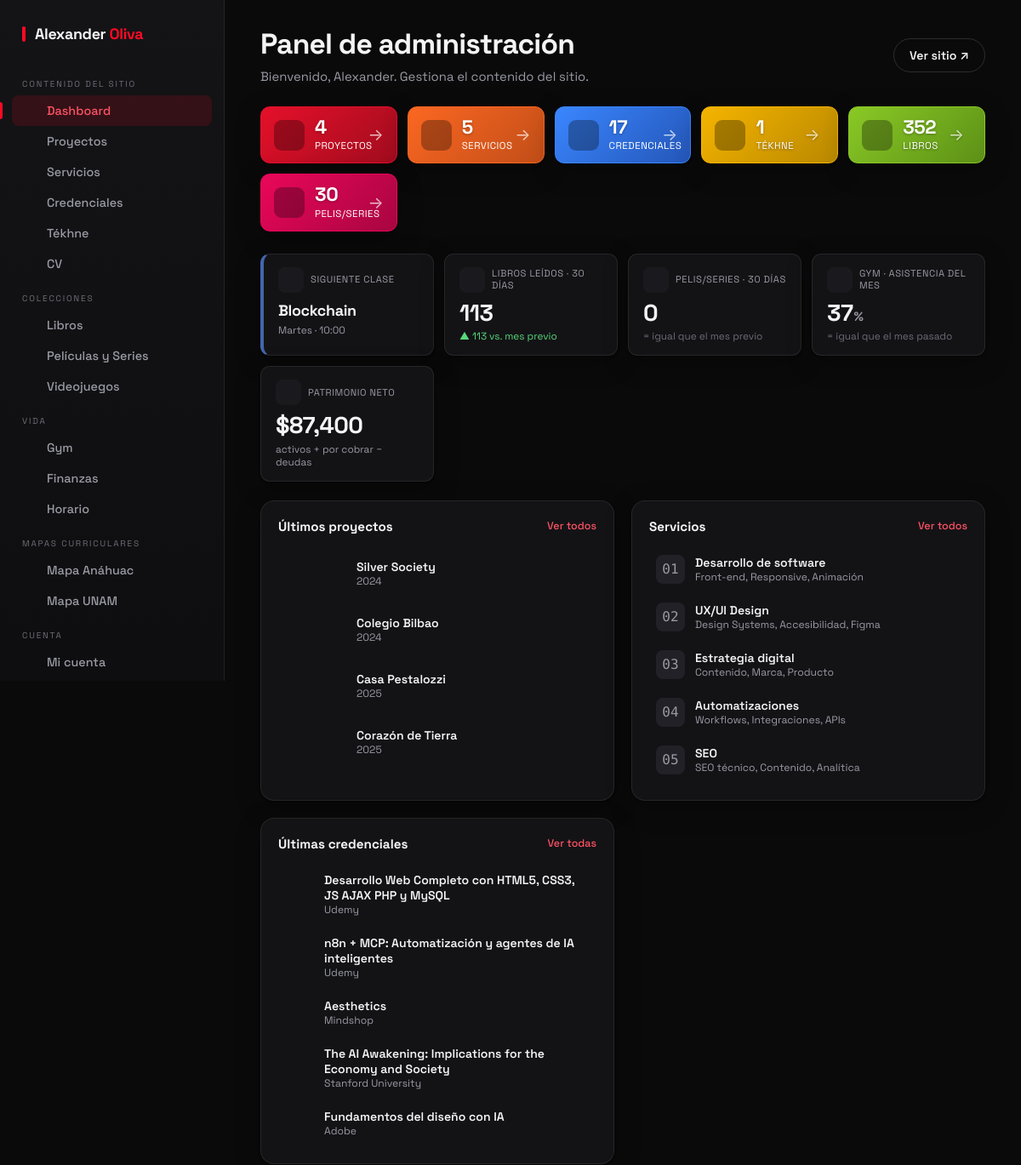
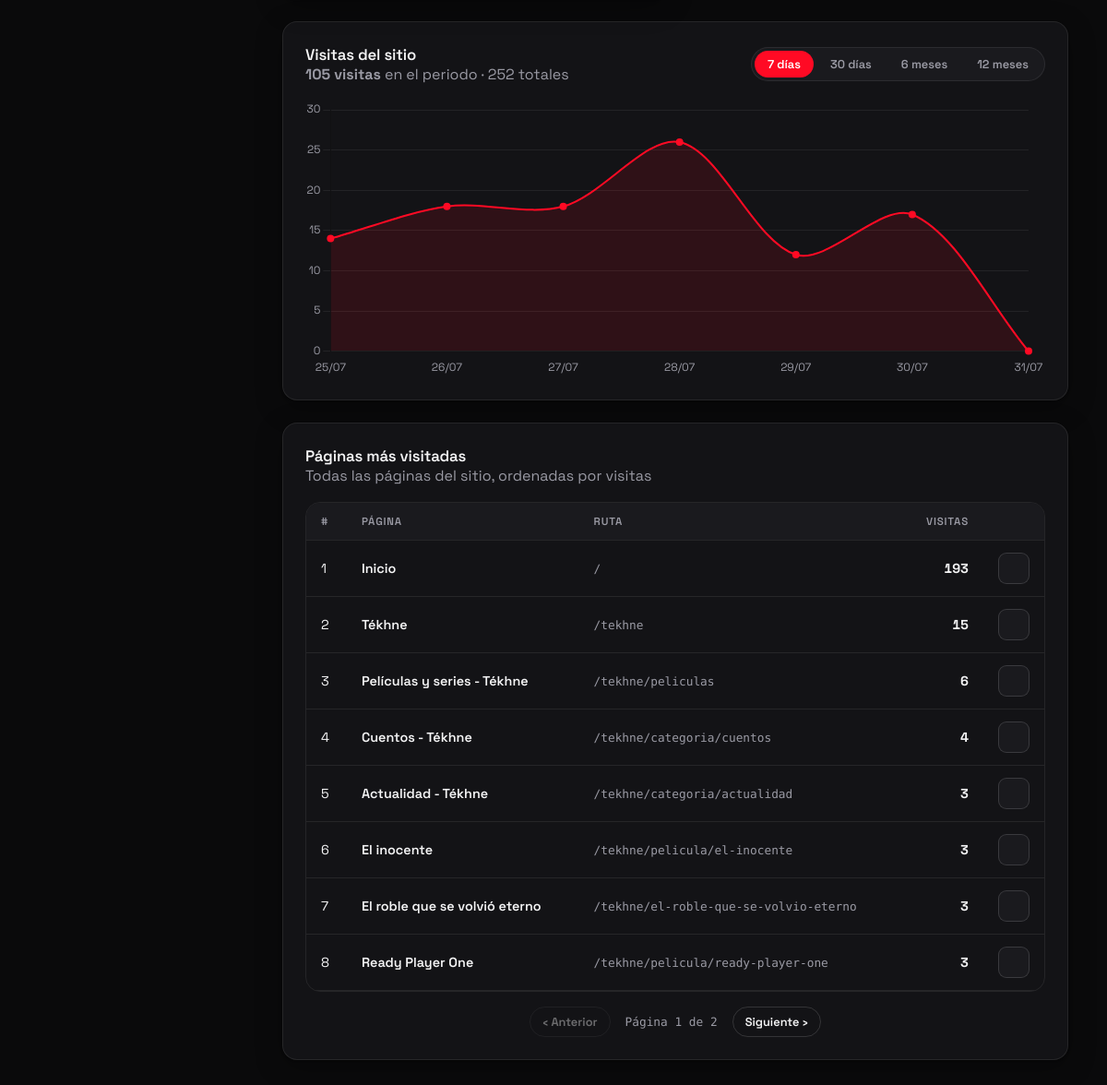
Page /admin (signed in) on the committed database (2 pictures, top to bottom).
### tables this page shows
CREATE TABLE proyectos (
    id          INT AUTO_INCREMENT PRIMARY KEY,
    titulo      VARCHAR(120) NOT NULL,
    slug        VARCHAR(180) NULL,
    anio        VARCHAR(10)  NULL,
    img         VARCHAR(160) NOT NULL,
    descripcion TEXT         NULL,
    orden       INT          NOT NULL DEFAULT 0,
    creado      TIMESTAMP    DEFAULT CURRENT_TIMESTAMP
);

CREATE TABLE servicios (
    id          INT AUTO_INCREMENT PRIMARY KEY,
    num         VARCHAR(4)   NOT NULL,
    titulo      VARCHAR(120) NOT NULL,
    descripcion TEXT         NOT NULL,
    tags        VARCHAR(255) NULL,
    orden       INT          NOT NULL DEFAULT 0
);

CREATE TABLE credenciales (
    id          INT AUTO_INCREMENT PRIMARY KEY,
    logo        VARCHAR(160) NOT NULL,
    alt         VARCHAR(120) NULL,
    anio        INT          NULL,
    titulo      VARCHAR(160) NOT NULL,
    institucion VARCHAR(120) NULL,
    orden       INT          NOT NULL DEFAULT 0
);

CREATE TABLE visitas_pagina (
    id          INT AUTO_INCREMENT PRIMARY KEY,
    ruta        VARCHAR(191) NOT NULL UNIQUE,
    titulo      VARCHAR(200) NOT NULL DEFAULT '',
    total       INT          NOT NULL DEFAULT 0,
    actualizado TIMESTAMP    NOT NULL DEFAULT CURRENT_TIMESTAMP ON UPDATE CURRENT_TIMESTAMP
);

### views/admin/dashboard.php (the view, shortened to what the rows shown need)
<div class="admin-head">
    <div>
        <h1>Panel de administración</h1>
    </div>
</div>
    <?php echo icono('proyectos'); ?><?php echo $resumen['proyectos']; ?>
<div class="panels">
    <div class="panel">
        <ul class="mini-list">
            <?php foreach ($ultProyectos as $p) : ?>
                <li><div><div class="mini-t"><?php echo s($p->titulo); ?></div><div class="mini-s"><?php echo s($p->anio); ?></div></div></li>
            <?php endforeach; ?>
        </ul>
    </div>
    <div class="panel">
        <ul class="mini-list">
            <?php foreach ($servicios as $i => $sv) : ?>
                <li><div style="width:34px;height:34px;border-radius:8px;background:var(--surface-3);display:grid;place-items:center;font-family:var(--mono);color:var(--muted);flex:none"><?php echo sprintf('%02d', $i + 1); ?></div><div><div class="mini-t"><?php echo s($sv->titulo); ?></div><div class="mini-s"><?php echo s(str_replace(',', ', ', $sv->tags)); ?></div></div></li>
            <?php endforeach; ?>
        </ul>
    </div>
    <div class="panel">
        <ul class="mini-list">
            <?php foreach ($ultCredenciales as $c) : ?>
                <li><div><div class="mini-t"><?php echo s($c->titulo); ?></div><div class="mini-s"><?php echo s($c->institucion); ?></div></div></li>
            <?php endforeach; ?>
        </ul>
    </div>
</div>
<div class="card" style="margin-top:24px">
    <div class="card-head">
        <div><h2 style="margin:0">Visitas del sitio</h2><span class="mini-s" style="color:var(--muted)"><b id="vis-periodo"></b> en el periodo · <?php echo number_format($visitasTotal); ?> totales</span></div>
    </div>
</div>
<div class="card" style="margin-top:24px">
    <div class="card-head">
        <div><h2 style="margin:0">Páginas más visitadas</h2><span class="mini-s" style="color:var(--muted)">Todas las páginas del sitio, ordenadas por visitas</span></div>
    </div>
    <div class="tabla-wrap">
        <table class="tabla tabla--paginas" id="tabla-paginas">
            <thead>
                <tr><th style="width:44px">#</th><th>Página</th><th>Ruta</th><th style="text-align:right">Visitas</th><th></th></tr>
            </thead>
            <tbody>
                <?php foreach ($paginas as $ao_i => $pag) : ?>
                    <tr>
                        <td class="mini-s"><?php echo $ao_i + 1; ?></td>
                        <td><span class="pg-titulo"><?php echo s($pag->titulo ?: '(sin título)'); ?></span></td>
                        <td><a class="pg-ruta" href="<?php echo s($pag->ruta); ?>" target="_blank" rel="noopener"><?php echo s($pag->ruta); ?></a></td>
                        <td style="text-align:right"><span class="pg-visitas"><?php echo number_format((int) $pag->total); ?></span></td>
                        <td class="acciones"><a class="act-btn" href="<?php echo s($pag->ruta); ?>" target="_blank" rel="noopener" title="Ver página pública"><?php echo icono('externo'); ?></a></td>
                    </tr>
                <?php endforeach; ?>
            </tbody>
        </table>
    </div>
</div>
<script>
(function () {
    if (typeof Chart === 'undefined') return;
    var series = {
        '7':   <?php echo json_encode($vis7, JSON_UNESCAPED_UNICODE); ?>,
        '30':  <?php echo json_encode($vis30, JSON_UNESCAPED_UNICODE); ?>,
        '6m':  <?php echo json_encode($vis6m, JSON_UNESCAPED_UNICODE); ?>,
        '12m': <?php echo json_encode($vis12m, JSON_UNESCAPED_UNICODE); ?>
    };
    var RED = '#ff0a24', INK = '#9a9aa4', GRID = 'rgba(255,255,255,.07)';
    Chart.defaults.color = INK; Chart.defaults.font.family = "'Space Grotesk', sans-serif";
    var periodoEl = document.getElementById('vis-periodo');
    function fmt(n) { return n.toLocaleString('es-MX') + ' visitas'; }
    periodoEl.textContent = fmt(series['7'].total);
    var chart = new Chart(document.getElementById('visitasChart'), {
        type: 'line',
        data: { labels: series['7'].labels, datasets: [{ label: 'Visitas', data: series['7'].data, borderColor: RED, backgroundColor: 'rgba(255,10,36,.12)', borderWidth: 2, fill: true, tension: .32, pointRadius: 3, pointBackgroundColor: RED }] },
        options: { responsive: true, plugins: { legend: { display: false } }, scales: { y: { beginAtZero: true, grid: { color: GRID } }, x: { grid: { display: false } } } }
    });
    document.querySelectorAll('#range-tabs button').forEach(function (b) {
        b.addEventListener('click', function () {
            document.querySelectorAll('#range-tabs button').forEach(function (x) { x.classList.remove('active'); });
            b.classList.add('active');
            var s = series[b.dataset.range];
            chart.data.labels = s.labels; chart.data.datasets[0].data = s.data; chart.update();
            periodoEl.textContent = fmt(s.total);
        });
    });
})();
</script>

### includes/funciones.php (shortened to what the rows shown need)
<?php
function s($html = '') : string {
    return htmlspecialchars($html ?? '');
}
function icono(string $n) : string {
    $inner = $p[$n] ?? '';
    return '<svg class="ico" viewBox="0 0 24 24" fill="none" stroke="currentColor" stroke-width="1.9" stroke-linecap="round" stroke-linejoin="round">' . $inner . '</svg>';
}

### rows in the picture
proyectos: titulo "Silver Society", anio "2024"
proyectos: titulo "Colegio Bilbao", anio "2024"
proyectos: titulo "Casa Pestalozzi", anio "2025"
proyectos: titulo "Corazón de Tierra", anio "2025"
servicios: titulo "Desarrollo de software", tags "Front-end, Responsive, Animación"
servicios: titulo "UX/UI Design", tags "Design Systems, Accesibilidad, Figma"
servicios: titulo "Estrategia digital", tags "Contenido, Marca, Producto"
servicios: titulo "Automatizaciones", tags "Workflows, Integraciones, APIs"
servicios: titulo "SEO", tags "SEO técnico, Contenido, Analítica"
credenciales: titulo "Desarrollo Web Completo con HTML5, CSS3, JS AJAX PHP y MySQL", institucion "Udemy"
credenciales: titulo "n8n + MCP: Automatización y agentes de IA inteligentes", institucion "Udemy"
credenciales: titulo "Aesthetics", institucion "Mindshop"
credenciales: titulo "The AI Awakening: Implications for the Economy and Society", institucion "Stanford University"
credenciales: titulo "Fundamentos del diseño con IA", institucion "Adobe"
visitas_pagina: titulo "Inicio", ruta "/", total "193"
visitas_pagina: titulo "Tékhne", ruta "/tekhne", total "15"
visitas_pagina: titulo "Películas y series - Tékhne", ruta "/tekhne/peliculas", total "6"
visitas_pagina: titulo "Cuentos - Tékhne", ruta "/tekhne/categoria/cuentos", total "4"
visitas_pagina: titulo "Actualidad - Tékhne", ruta "/tekhne/categoria/actualidad", total "3"
visitas_pagina: titulo "El inocente", ruta "/tekhne/pelicula/el-inocente", total "3"
visitas_pagina: titulo "El roble que se volvió eterno", ruta "/tekhne/el-roble-que-se-volvio-eterno", total "3"
visitas_pagina: titulo "Ready Player One", ruta "/tekhne/pelicula/ready-player-one", total "3"

### other values in the picture
$item['seccion'] "CONTENIDO DEL SITIO"
$item['label'] "Dashboard"
$item['label'] "Proyectos"
$item['label'] "Servicios"
$item['label'] "Credenciales"
$item['label'] "Tékhne"
$item['label'] "CV"
$item['seccion'] "COLECCIONES"
$item['label'] "Libros"
$item['label'] "Películas y Series"
$item['label'] "Videojuegos"
$item['seccion'] "VIDA"
$item['label'] "Gym"
$item['label'] "Finanzas"
$item['label'] "Horario"
